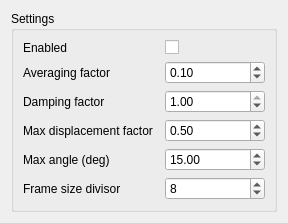
      <widget class="QWidget" name="toolBoxMainStabilizer">
       <property name="geometry">
        <rect>
         <x>0</x>
         <y>0</y>
         <width>267</width>
         <height>200</height>
        </rect>
       </property>
       <attribute name="label">
        <string>Stabilizer</string>
       </attribute>
       <layout class="QVBoxLayout" name="verticalLayout_5">
        <item>
         <widget class="QGroupBox" name="groupBox_11">
          <property name="sizePolicy">
           <sizepolicy hsizetype="Preferred" vsizetype="Maximum">
            <horstretch>0</horstretch>
            <verstretch>0</verstretch>
           </sizepolicy>
          </property>
          <property name="title">
           <string>Settings</string>
          </property>
          <layout class="QFormLayout" name="formLayout_9">
           <property name="fieldGrowthPolicy">
            <enum>QFormLayout::AllNonFixedFieldsGrow</enum>
           </property>
           <property name="labelAlignment">
            <set>Qt::AlignLeading|Qt::AlignLeft|Qt::AlignVCenter</set>
           </property>
           <property name="formAlignment">
            <set>Qt::AlignLeading|Qt::AlignLeft|Qt::AlignTop</set>
           </property>
           <property name="horizontalSpacing">
            <number>12</number>
           </property>
           <item row="0" column="0">
            <widget class="QLabel" name="label_11">
             <property name="sizePolicy">
              <sizepolicy hsizetype="MinimumExpanding" vsizetype="Preferred">
               <horstretch>0</horstretch>
               <verstretch>0</verstretch>
              </sizepolicy>
             </property>
             <property name="minimumSize">
              <size>
               <width>0</width>
               <height>0</height>
              </size>
             </property>
             <property name="maximumSize">
              <size>
               <width>16777215</width>
               <height>16777215</height>
              </size>
             </property>
             <property name="text">
              <string>Enabled</string>
             </property>
            </widget>
           </item>
           <item row="0" column="1">
            <widget class="QCheckBox" name="checkBoxVideoStabilizerEnabled">
             <property name="sizePolicy">
              <sizepolicy hsizetype="MinimumExpanding" vsizetype="Fixed">
               <horstretch>0</horstretch>
               <verstretch>0</verstretch>
              </sizepolicy>
             </property>
             <property name="minimumSize">
              <size>
               <width>100</width>
               <height>0</height>
              </size>
             </property>
             <property name="maximumSize">
              <size>
               <width>100</width>
               <height>16777215</height>
              </size>
             </property>
             <property name="toolTip">
              <string>Whether to enable video stabilization</string>
             </property>
             <property name="text">
              <string/>
             </property>
             <property name="checked">
              <bool>false</bool>
             </property>
            </widget>
           </item>
           <item row="1" column="0">
            <widget class="QLabel" name="label_41">
             <property name="sizePolicy">
              <sizepolicy hsizetype="MinimumExpanding" vsizetype="Preferred">
               <horstretch>0</horstretch>
               <verstretch>0</verstretch>
              </sizepolicy>
             </property>
             <property name="minimumSize">
              <size>
               <width>0</width>
               <height>0</height>
              </size>
             </property>
             <property name="maximumSize">
              <size>
               <width>16777215</width>
               <height>16777215</height>
              </size>
             </property>
             <property name="text">
              <string>Averaging factor</string>
             </property>
            </widget>
           </item>
           <item row="1" column="1">
            <widget class="QDoubleSpinBox" name="doubleSpinBoxVideoStabilizerAveragingFactor">
             <property name="sizePolicy">
              <sizepolicy hsizetype="MinimumExpanding" vsizetype="Fixed">
               <horstretch>0</horstretch>
               <verstretch>0</verstretch>
              </sizepolicy>
             </property>
             <property name="minimumSize">
              <size>
               <width>100</width>
               <height>0</height>
              </size>
             </property>
             <property name="maximumSize">
              <size>
               <width>100</width>
               <height>16777215</height>
              </size>
             </property>
             <property name="toolTip">
              <string>Used with real-time mode -- lower means better reaction to movements but worse centering</string>
             </property>
             <property name="decimals">
              <number>2</number>
             </property>
             <property name="maximum">
              <double>1.000000000000000</double>
             </property>
             <property name="singleStep">
              <double>0.100000000000000</double>
             </property>
             <property name="value">
              <double>0.100000000000000</double>
             </property>
            </widget>
           </item>
           <item row="2" column="0">
            <widget class="QLabel" name="label_25">
             <property name="sizePolicy">
              <sizepolicy hsizetype="MinimumExpanding" vsizetype="Preferred">
               <horstretch>0</horstretch>
               <verstretch>0</verstretch>
              </sizepolicy>
             </property>
             <property name="minimumSize">
              <size>
               <width>0</width>
               <height>0</height>
              </size>
             </property>
             <property name="maximumSize">
              <size>
               <width>16777215</width>
               <height>16777215</height>
              </size>
             </property>
             <property name="text">
              <string>Damping factor</string>
             </property>
            </widget>
           </item>
           <item row="2" column="1">
            <widget class="QDoubleSpinBox" name="doubleSpinBoxVideoStabilizerDampingFactor">
             <property name="sizePolicy">
              <sizepolicy hsizetype="MinimumExpanding" vsizetype="Fixed">
               <horstretch>0</horstretch>
               <verstretch>0</verstretch>
              </sizepolicy>
             </property>
             <property name="minimumSize">
              <size>
               <width>100</width>
               <height>0</height>
              </size>
             </property>
             <property name="maximumSize">
              <size>
               <width>100</width>
               <height>16777215</height>
              </size>
             </property>
             <property name="toolTip">
              <string>Decrease to scale down frame movements</string>
             </property>
             <property name="decimals">
              <number>2</number>
             </property>
             <property name="maximum">
              <double>1.000000000000000</double>
             </property>
             <property name="singleStep">
              <double>0.100000000000000</double>
             </property>
             <property name="value">
              <double>1.000000000000000</double>
             </property>
            </widget>
           </item>
           <item row="3" column="0">
            <widget class="QLabel" name="label_34">
             <property name="sizePolicy">
              <sizepolicy hsizetype="MinimumExpanding" vsizetype="Preferred">
               <horstretch>0</horstretch>
               <verstretch>0</verstretch>
              </sizepolicy>
             </property>
             <property name="minimumSize">
              <size>
               <width>0</width>
               <height>0</height>
              </size>
             </property>
             <property name="maximumSize">
              <size>
               <width>16777215</width>
               <height>16777215</height>
              </size>
             </property>
             <property name="text">
              <string>Max displacement factor</string>
             </property>
            </widget>
           </item>
           <item row="3" column="1">
            <widget class="QDoubleSpinBox" name="doubleSpinBoxVideoStabilizerMaxDisplacementFactor">
             <property name="sizePolicy">
              <sizepolicy hsizetype="MinimumExpanding" vsizetype="Fixed">
               <horstretch>0</horstretch>
               <verstretch>0</verstretch>
              </sizepolicy>
             </property>
             <property name="minimumSize">
              <size>
               <width>100</width>
               <height>0</height>
              </size>
             </property>
             <property name="maximumSize">
              <size>
               <width>100</width>
               <height>16777215</height>
              </size>
             </property>
             <property name="toolTip">
              <string>Decrease to hard limit the maximum frame displacement</string>
             </property>
             <property name="decimals">
              <number>2</number>
             </property>
             <property name="maximum">
              <double>99999.000000000000000</double>
             </property>
             <property name="singleStep">
              <double>0.100000000000000</double>
             </property>
             <property name="value">
              <double>0.500000000000000</double>
             </property>
            </widget>
           </item>
           <item row="4" column="0">
            <widget class="QLabel" name="label_45">
             <property name="sizePolicy">
              <sizepolicy hsizetype="MinimumExpanding" vsizetype="Preferred">
               <horstretch>0</horstretch>
               <verstretch>0</verstretch>
              </sizepolicy>
             </property>
             <property name="minimumSize">
              <size>
               <width>0</width>
               <height>0</height>
              </size>
             </property>
             <property name="maximumSize">
              <size>
               <width>16777215</width>
               <height>16777215</height>
              </size>
             </property>
             <property name="text">
              <string>Max angle (deg)</string>
             </property>
            </widget>
           </item>
           <item row="4" column="1">
            <widget class="QDoubleSpinBox" name="doubleSpinBoxVideoStabilizerMaxAngle">
             <property name="sizePolicy">
              <sizepolicy hsizetype="MinimumExpanding" vsizetype="Fixed">
               <horstretch>0</horstretch>
               <verstretch>0</verstretch>
              </sizepolicy>
             </property>
             <property name="minimumSize">
              <size>
               <width>100</width>
               <height>0</height>
              </size>
             </property>
             <property name="maximumSize">
              <size>
               <width>100</width>
               <height>16777215</height>
              </size>
             </property>
             <property name="toolTip">
              <string>Limit the video rotation to this angle</string>
             </property>
             <property name="decimals">
              <number>2</number>
             </property>
             <property name="maximum">
              <double>360.000000000000000</double>
             </property>
             <property name="singleStep">
              <double>1.000000000000000</double>
             </property>
             <property name="value">
              <double>15.000000000000000</double>
             </property>
            </widget>
           </item>
           <item row="5" column="0">
            <widget class="QLabel" name="label_14">
             <property name="sizePolicy">
              <sizepolicy hsizetype="MinimumExpanding" vsizetype="Preferred">
               <horstretch>0</horstretch>
               <verstretch>0</verstretch>
              </sizepolicy>
             </property>
             <property name="minimumSize">
              <size>
               <width>0</width>
               <height>0</height>
              </size>
             </property>
             <property name="maximumSize">
              <size>
               <width>16777215</width>
               <height>16777215</height>
              </size>
             </property>
             <property name="text">
              <string>Frame size divisor</string>
             </property>
            </widget>
           </item>
           <item row="5" column="1">
            <widget class="QSpinBox" name="spinBoxVideoStabilizerFrameSizeDivisor">
             <property name="sizePolicy">
              <sizepolicy hsizetype="MinimumExpanding" vsizetype="Fixed">
               <horstretch>0</horstretch>
               <verstretch>0</verstretch>
              </sizepolicy>
             </property>
             <property name="minimumSize">
              <size>
               <width>100</width>
               <height>0</height>
              </size>
             </property>
             <property name="maximumSize">
              <size>
               <width>100</width>
               <height>16777215</height>
              </size>
             </property>
             <property name="toolTip">
              <string>Larger divisor will mean faster stabilization analysis but less precision</string>
             </property>
             <property name="minimum">
              <number>1</number>
             </property>
             <property name="maximum">
              <number>99999</number>
             </property>
             <property name="value">
              <number>8</number>
             </property>
            </widget>
           </item>
          </layout>
         </widget>
        </item>
        <item>
         <spacer name="verticalSpacer_6">
          <property name="orientation">
           <enum>Qt::Vertical</enum>
          </property>
          <property name="sizeHint" stdset="0">
           <size>
            <width>20</width>
            <height>40</height>
           </size>
          </property>
         </spacer>
        </item>
       </layout>
      </widget>
